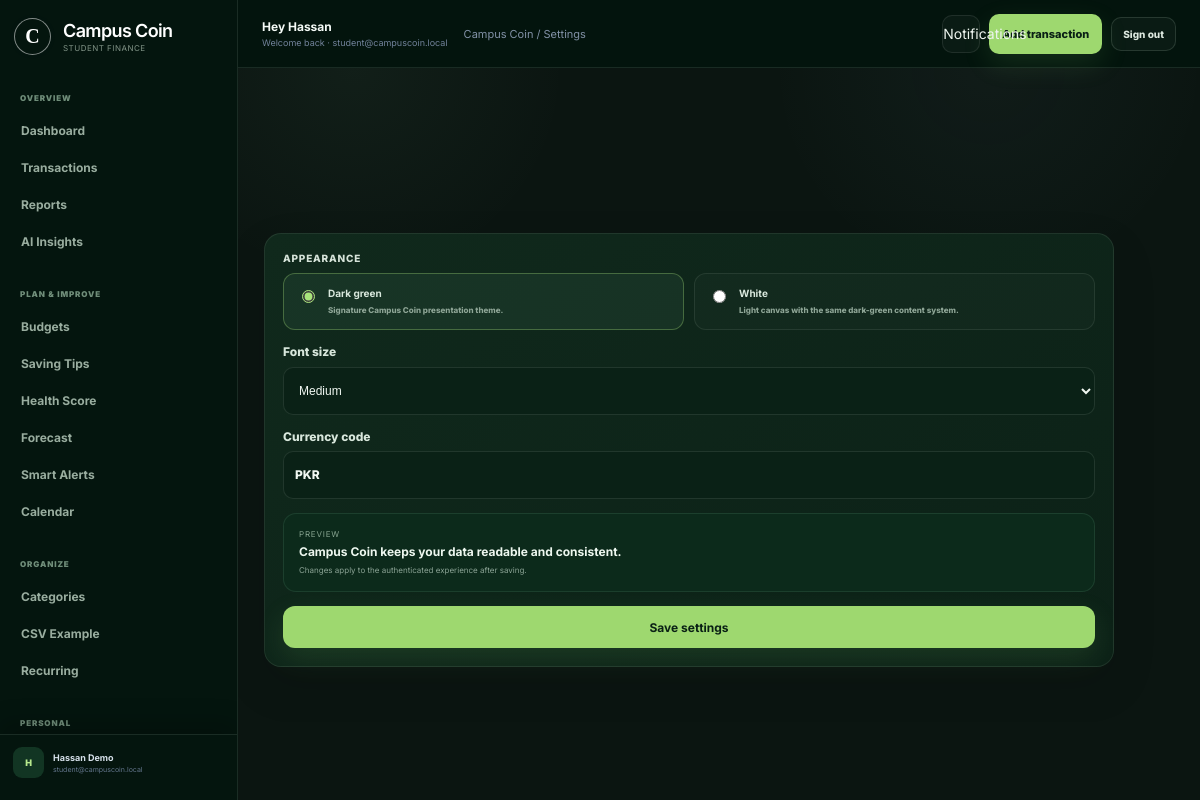
Screenshot of /student/settings.php (signed in) with the database file from the repository.
### tables this page shows
CREATE TABLE users (
    user_id BIGINT UNSIGNED AUTO_INCREMENT PRIMARY KEY,
    role ENUM('student', 'admin') NOT NULL DEFAULT 'student',
    name VARCHAR(120) NOT NULL,
    email VARCHAR(190) NOT NULL,
    password_hash VARCHAR(255) NOT NULL,
    academic_year VARCHAR(50) NULL,
    monthly_allowance_baseline DECIMAL(12,2) NULL,
    monthly_savings_goal DECIMAL(12,2) NULL,
    status ENUM('pending', 'active', 'disabled') NOT NULL DEFAULT 'pending',
    email_verified_at DATETIME NULL,
    last_login_at DATETIME NULL,
    created_at DATETIME NOT NULL DEFAULT CURRENT_TIMESTAMP,
    updated_at DATETIME NOT NULL DEFAULT CURRENT_TIMESTAMP ON UPDATE CURRENT_TIMESTAMP,
    CONSTRAINT uq_users_email UNIQUE (email),
    CONSTRAINT chk_users_allowance CHECK (
        monthly_allowance_baseline IS NULL OR monthly_allowance_baseline >= 0
    ),
    CONSTRAINT chk_users_savings_goal CHECK (
        monthly_savings_goal IS NULL OR monthly_savings_goal >= 0
    )
);

CREATE TABLE user_preferences (
    preference_id BIGINT UNSIGNED AUTO_INCREMENT PRIMARY KEY,
    user_id BIGINT UNSIGNED NOT NULL,
    dark_mode BOOLEAN NOT NULL DEFAULT FALSE,
    font_size ENUM('small', 'medium', 'large') NOT NULL DEFAULT 'medium',
    currency_code CHAR(3) NOT NULL DEFAULT 'PKR',
    created_at DATETIME NOT NULL DEFAULT CURRENT_TIMESTAMP,
    updated_at DATETIME NOT NULL DEFAULT CURRENT_TIMESTAMP ON UPDATE CURRENT_TIMESTAMP,
    CONSTRAINT uq_user_preferences_user UNIQUE (user_id),
    CONSTRAINT fk_user_preferences_user
        FOREIGN KEY (user_id) REFERENCES users(user_id)
        ON DELETE CASCADE ON UPDATE CASCADE
);

### includes/bootstrap.php (called while the page is built, shortened)
<?php
require_once __DIR__ . "/../config/database.php";
function e(?string $v): string{return htmlspecialchars($v??"",ENT_QUOTES,"UTF-8");}
function url(string $path=""): string{
    $path = preg_replace("#^(?:\.\./|\./)+#", "", $path) ?? $path;
    return rtrim(BASE_URL,"/")."/".ltrim($path,"/");
}
function asset_url(string $path): string{
    $asset = url($path);
    $relative = ltrim(preg_replace("#^(?:\.\./|\./)+#", "", $path) ?? $path, "/");
    $file = dirname(__DIR__) . "/" . $relative;
    if (is_file($file)) {
        $version = (string) @filemtime($file);
        if ($version !== "") {
            $asset .= (str_contains($asset, "?") ? "&" : "?") . "v=" . rawurlencode($version);
        }
    }
    return $asset;
}
function current_user():?array{return $_SESSION["user"]??null;}
function require_login():void{if(!current_user())redirect("login.php");if(!empty($_SESSION["last_activity"])&&time()-(int)$_SESSION["last_activity"]>SESSION_TIMEOUT){logout_user();redirect("login.php?timeout=1");}$_SESSION["last_activity"]=time();$s=db()->prepare("SELECT user_id,role,name,email,status FROM users WHERE user_id=? LIMIT 1");$s->execute([current_user()["user_id"]]);$u=$s->fetch();if(!$u||$u["status"]!=="active"){logout_user();redirect("login.php?disabled=1");}$_SESSION["user"]["name"]=$u["name"];$_SESSION["user"]["email"]=$u["email"];$_SESSION["user"]["role"]=$u["role"];}
function require_student():void{require_login();if(current_user()["role"]!=="student")redirect("admin/dashboard.php");}

### config/database.php (called while the page is built, shortened)
<?php
function db(): PDO
{
    static $pdo = null;
    if ($pdo instanceof PDO) {
        return $pdo;
    }
    $host = '127.0.0.1';
    $port = '3306';
    $database = 'campus_coin';
    $username = 'root';
    $password = '';
    $dsn = "mysql:host={$host};port={$port};dbname={$database};charset=utf8mb4";
    $pdo = new PDO($dsn, $username, $password, [
        PDO::ATTR_ERRMODE            => PDO::ERRMODE_EXCEPTION,
        PDO::ATTR_DEFAULT_FETCH_MODE => PDO::FETCH_ASSOC,
        PDO::ATTR_EMULATE_PREPARES   => false,
    ]);
    return $pdo;
}

### student/settings.php (the view, shortened to what this page needs)
<?php
require __DIR__ . '/../includes/bootstrap.php';
require_student();
$uid=(int)current_user()['user_id'];
$s=db()->prepare('SELECT dark_mode,font_size,currency_code FROM user_preferences WHERE user_id=? LIMIT 1');
$s->execute([$uid]);
$p=$s->fetch();
$pageTitle='Settings';$activePage='settings';require __DIR__.'/../includes/app_header.php';
?>
<section class="panel form-panel settings-panel">
<form class="form" method="post">
<div class="settings-option-group">
  <span class="settings-label">Appearance</span>
  <div class="appearance-options">
    <label class="appearance-option <?=!empty($p['dark_mode'])?'selected':''?>"><input type="radio" name="appearance" value="dark" <?=!empty($p['dark_mode'])?'checked':''?>><span><strong>Dark green</strong><small>Signature Campus Coin presentation theme.</small></span></label>
    <label class="appearance-option <?=empty($p['dark_mode'])?'selected':''?>"><input type="radio" name="appearance" value="light" <?=empty($p['dark_mode'])?'checked':''?>><span><strong>White</strong><small>Light canvas with the same dark-green content system.</small></span></label>
  </div>
</div>
<label>Font size<select class="input" name="font_size"><option value="medium" <?=$p['font_size']==='medium'?'selected':''?>>Medium</option></select></label>
<label>Currency code<input class="input" value="<?=e($p['currency_code']??DEFAULT_CURRENCY)?>" disabled></label>
<div class="settings-preview"><span>Preview</span><strong>Campus Coin keeps your data readable and consistent.</strong><small>Changes apply to the authenticated experience after saving.</small></div>
<button class="btn btn-primary">Save settings</button>
</form>
</section>
<?php require __DIR__.'/../includes/footer.php'; ?>

### includes/app_header.php (shortened to what this page needs)
<?php
require_once __DIR__ . '/bootstrap.php';
$user = current_user();
$pageTitle = $pageTitle ?? APP_NAME;
$activePage = $activePage ?? 'dashboard';
$role = $user['role'];
if ($role === 'student') {
    $pref = db()->prepare('SELECT dark_mode,font_size,currency_code FROM user_preferences WHERE user_id=? LIMIT 1');
    $pref->execute([(int)$user['user_id']]);
    $prefs = $pref->fetch();
} else {
    $prefs = ['dark_mode'=>1,'font_size'=>'medium','currency_code'=>'PKR'];
}
$themeClass = !empty($prefs['dark_mode']) ? 'theme-dark' : 'theme-light';
$fontClass = 'font-' . ($prefs['font_size'] ?? 'medium');
?>
<!doctype html>
<html lang="en">
<head>
<link rel="stylesheet" href="<?= e(asset_url('assets/css/app.css')) ?>">
</head>
<body class="app-body <?= e($themeClass.' '.$fontClass) ?>">
<div class="app-shell">
<aside class="sidebar" id="sidebar">
    <div class="sidebar-brand">
        <a class="brand" href="<?= e(url($role==='admin'?'admin/dashboard.php':'student/dashboard.php')) ?>">
            <span class="brand-mark" aria-hidden="true">C</span>
            <span><strong>Campus Coin</strong><small><?= $role==='admin'?'Admin Control':'Student Finance' ?></small></span>
        </a>
    </div>
    <div class="sidebar-scroll" data-sidebar-scroll>
    <?php if ($role === 'student'): ?>
    <div class="nav-group">
        <span>OVERVIEW</span>
        <a class="<?= $activePage==='dashboard'?'active':'' ?>" href="<?= e(url('student/dashboard.php')) ?>"><span>Dashboard</span></a>
        <a class="<?= $activePage==='transactions'?'active':'' ?>" href="<?= e(url('student/transactions.php')) ?>"><span>Transactions</span></a>
        <a class="<?= $activePage==='reports'?'active':'' ?>" href="<?= e(url('student/reports.php')) ?>"><span>Reports</span></a>
        <a class="<?= $activePage==='insights'?'active':'' ?>" href="<?= e(url('student/insights.php')) ?>"><span>AI Insights</span></a>
    </div>
    <div class="nav-group">
        <span>PLAN &amp; IMPROVE</span>
        <a class="<?= $activePage==='budgets'?'active':'' ?>" href="<?= e(url('student/budgets.php')) ?>"><span>Budgets</span></a>
        <a class="<?= $activePage==='tips'?'active':'' ?>" href="<?= e(url('student/saving-tips.php')) ?>"><span>Saving Tips</span></a>
        <a class="<?= $activePage==='health'?'active':'' ?>" href="<?= e(url('student/financial-health.php')) ?>"><span>Health Score</span></a>
        <a class="<?= $activePage==='forecast'?'active':'' ?>" href="<?= e(url('student/forecast.php')) ?>"><span>Forecast</span></a>
        <a class="<?= $activePage==='alerts'?'active':'' ?>" href="<?= e(url('student/smart-alerts.php')) ?>"><span>Smart Alerts</span></a>
        <a class="<?= $activePage==='calendar'?'active':'' ?>" href="<?= e(url('student/calendar.php')) ?>"><span>Calendar</span></a>
    </div>
    <div class="nav-group">
        <span>ORGANIZE</span>
        <a class="<?= $activePage==='categories'?'active':'' ?>" href="<?= e(url('student/categories.php')) ?>"><span>Categories</span></a>
        <a class="<?= $activePage==='import'?'active':'' ?>" href="<?= e(url('student/import.php')) ?>"><span>CSV Example</span></a>
        <a class="<?= $activePage==='recurring'?'active':'' ?>" href="<?= e(url('student/recurring.php')) ?>"><span>Recurring</span></a>
    </div>
    <div class="nav-group">
        <span>PERSONAL</span>
    </div>
    <?php endif; ?>
    </div>
    <div class="sidebar-footer">
        <a class="profile-mini" href="<?= e(url($role==='admin'?'admin/dashboard.php':'student/profile.php')) ?>">
            <span class="avatar"><?= e(strtoupper(substr($user['name'],0,1))) ?></span>
            <span><strong><?= e($user['name']) ?></strong><small><?= e($user['email']) ?></small></span>
        </a>
    </div>
</aside>
<div class="app-main">
<header class="app-top">
    <div class="topbar-left">
        <div class="app-greeting">
            <strong>Hey <?= e(explode(' ', trim($user['name']))[0] ?: $user['name']) ?></strong>
            <span>Welcome back · <?= e($user['email']) ?></span>
        </div>
        <div class="crumb"><?= e($role==='admin'?'Admin':'Campus Coin') ?> <span>/</span> <?= e($pageTitle) ?></div>
    </div>
    <div class="top-actions">
        <?php if ($role==='student'): ?>
            <?php $nq=db()->prepare('SELECT COUNT(*) FROM notifications WHERE user_id=? AND is_read=0');$nq->execute([(int)$user['user_id']]);$unread=(int)$nq->fetchColumn(); ?>
            <a class="top-icon" href="<?= e(url('student/notifications.php')) ?>" aria-label="Notifications">Notifications<?= $unread?' <b>'.$unread.'</b>':'' ?></a>
            <a class="quick-add" href="<?= e(url('student/add-transaction.php')) ?>">Add transaction</a>
        <?php endif; ?>
        <a class="top-signout" href="<?= e(url('auth/logout.php')) ?>">Sign out</a>
    </div>
</header>
<main class="app-content">

### rows the page displays
users: name "H", name "Hassan Demo", email "student@campuscoin.local", name "Hassan", role "Campus Coin"
user_preferences: dark_mode "☑ Dark green Signature Campus Co", dark_mode "☐ White Light canvas with the sa", font_size "Medium", currency_code "PKR"

### other values shown
$pageTitle "Settings"
